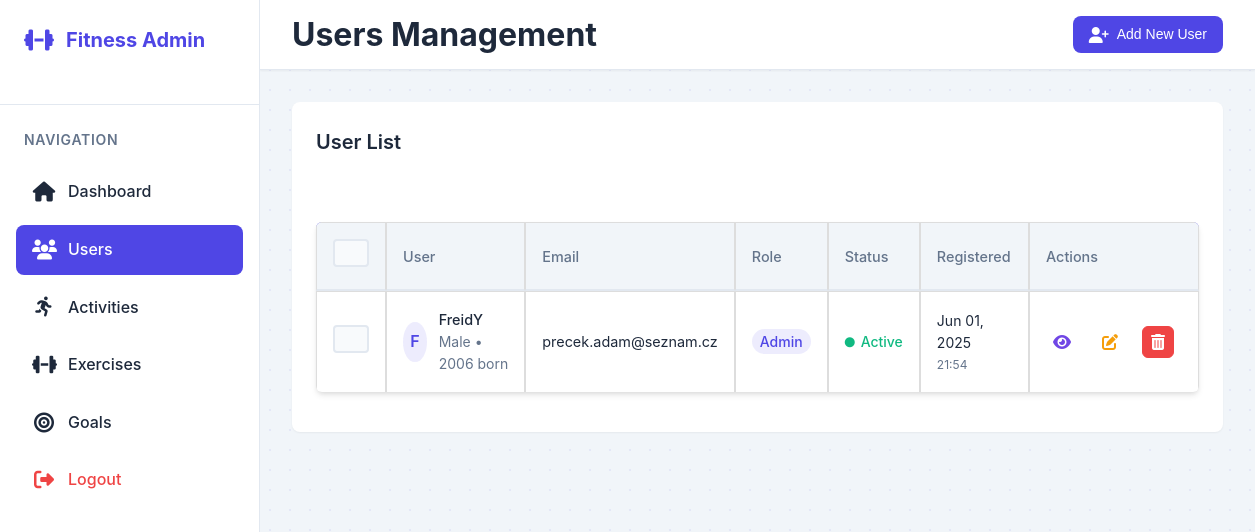
The page /admin/users.php (signed in) on the database its author committed.
### tables this page shows
CREATE TABLE IF NOT EXISTS users (
    id INT AUTO_INCREMENT PRIMARY KEY,
    username VARCHAR(50) NOT NULL UNIQUE,
    email VARCHAR(100) NOT NULL UNIQUE,
    password VARCHAR(255) NOT NULL,
    user_type ENUM('user', 'admin') NOT NULL DEFAULT 'user',
    gender ENUM('male', 'female','other') NOT NULL,
    height DECIMAL(5,2) DEFAULT NULL,
    weight DECIMAL(5,2) DEFAULT NULL,
    date_of_birth DATE DEFAULT NULL,
    created_at TIMESTAMP DEFAULT CURRENT_TIMESTAMP,
    updated_at TIMESTAMP DEFAULT CURRENT_TIMESTAMP ON UPDATE CURRENT_TIMESTAMP
);

### admin/users.php (the view, shortened to what this page needs)
<?php
require_once '../config.php';
$users = [];
$error_message = '';
try {
    $stmt = $pdo->query("SELECT id, username, email, user_type, gender, height, weight, date_of_birth, created_at FROM users ORDER BY created_at DESC");
    $users = $stmt->fetchAll(PDO::FETCH_ASSOC);
} catch (PDOException $e) {
    $error_message = "Error fetching users: " . $e->getMessage();
}
?>
<!DOCTYPE html>
<html lang="en">
<head>
    <link rel="stylesheet" href="../public/css/styles.css">
    <link rel="stylesheet" href="../public/css/admin.css">
    <link rel="stylesheet" href="https://cdnjs.cloudflare.com/ajax/libs/font-awesome/6.5.1/css/all.min.css">
</head>
<body class="admin-body">
    <div class="admin-layout">
        <aside class="admin-sidebar">
            <div class="sidebar-header">
                <h2 class="sidebar-logo">
                    <i class="fas fa-dumbbell"></i>
                    <span>Fitness Admin</span>
                </h2>
            </div>
            <nav class="sidebar-nav">
                <div class="nav-section">
                    <h3 class="nav-title">Navigation</h3>
                    <ul>
                        <li>
                            <a href="index.php">
                                <i class="fas fa-home"></i>
                                <span>Dashboard</span>
                            </a>
                        </li>
                        <li>
                            <a href="users.php" class="active">
                                <i class="fas fa-users"></i>
                                <span>Users</span>
                            </a>
                        </li>
                        <li>
                            <a href="activities.php">
                                <i class="fas fa-running"></i>
                                <span>Activities</span>
                            </a>
                        </li>
                        <li>
                            <a href="exercises.php">
                                <i class="fas fa-dumbbell"></i>
                                <span>Exercises</span>
                            </a>
                        </li>
                        <li>
                            <a href="manage_goals.php">
                                <i class="fas fa-bullseye"></i>
                                <span>Goals</span>
                            </a>
                        </li>
                        <li>
                            <a href="logout.php" class="logout-link">
                                <i class="fas fa-sign-out-alt"></i>
                                <span>Logout</span>
                            </a>
                        </li>
                    </ul>
                </div>
            </nav>
        </aside>
        <main class="admin-main">
            <header class="admin-header">
                <div class="header-content">
                    <h1>Users Management</h1>
                    <div class="header-actions">
                        <button class="btn btn-primary" onclick="location.href='edit_user.php'">
                            <i class="fas fa-user-plus"></i>
                            Add New User
                        </button>
                    </div>
                </div>
            </header>
            <div class="admin-content">
                <div class="content-card">
                    <div class="card-header">
                        <h2>User List</h2>
                    </div>
                    <?php if (empty($users) && !$error_message): ?>
                        <div class="empty-state">
                            <i class="fas fa-users"></i>
                            <p>No users found</p>
                            <button class="btn btn-primary" onclick="location.href='edit_user.php'">Add First User</button>
                        </div>
                    <?php elseif (!$error_message): ?>
                        <div class="table-responsive">
                            <table class="admin-table">
                                <thead>
                                    <tr>
                                        <th>
                                            <input type="checkbox" id="selectAll">
                                        </th>
                                        <th>User</th>
                                        <th>Email</th>
                                        <th>Role</th>
                                        <th>Status</th>
                                        <th>Registered</th>
                                        <th>Actions</th>
                                    </tr>
                                </thead>
                                <tbody>
                                    <?php foreach ($users as $user): ?>
                                        <tr>
                                            <td>
                                                <input type="checkbox" class="user-select" value="<?php echo $user['id']; ?>">
                                            </td>
                                            <td>
                                                <div class="user-info">
                                                    <div class="user-avatar">
                                                        <?php echo strtoupper(substr($user['username'], 0, 1)); ?>
                                                    </div>
                                                    <div class="user-details">
                                                        <span class="user-name"><?php echo htmlspecialchars($user['username']); ?></span>
                                                        <span class="user-meta">
                                                            <?php
                                                            $details = [];
                                                            if ($user['gender']) $details[] = ucfirst($user['gender']);
                                                            if ($user['date_of_birth']) $details[] = date('Y', strtotime($user['date_of_birth'])) . ' born';
                                                            echo htmlspecialchars(implode(' • ', $details));
                                                            ?>
                                                        </span>
                                                    </div>
                                                </div>
                                            </td>
                                            <td><?php echo htmlspecialchars($user['email']); ?></td>
                                            <td>
                                                <span class="badge <?php echo $user['user_type'] === 'admin' ? 'badge-primary' : 'badge-secondary'; ?>">
                                                    <?php echo htmlspecialchars($user['user_type']); ?>
                                                </span>
                                            </td>
                                            <td>
                                                <span class="status-badge status-active">
                                                    <i class="fas fa-circle"></i>
                                                    Active
                                                </span>
                                            </td>
                                            <td>
                                                <div class="date-info">
                                                    <?php
                                                    $date = new DateTime($user['created_at']);
                                                    echo $date->format('M d, Y');
                                                    ?>
                                                    <span class="date-meta">
                                                        <?php echo $date->format('H:i'); ?>
                                                    </span>
                                                </div>
                                            </td>
                                            <td class="actions">
                                                <div class="action-buttons">
                                                    <button class="btn btn-icon btn-info" title="View Details" onclick="location.href='user_details.php?id=<?php echo $user['id']; ?>'">
                                                        <i class="fas fa-eye"></i>
                                                    </button>
                                                    <button class="btn btn-icon btn-warning" title="Edit User" onclick="location.href='edit_user.php?id=<?php echo $user['id']; ?>'">
                                                        <i class="fas fa-edit"></i>
                                                    </button>
                                                    <button class="btn btn-icon btn-danger" title="Delete User" onclick="confirmDelete(<?php echo $user['id']; ?>)">
                                                        <i class="fas fa-trash-alt"></i>
                                                    </button>
                                                </div>
                                            </td>
                                        </tr>
                                    <?php endforeach; ?>
                                </tbody>
                            </table>
                        </div>
                    <?php endif; ?>
                </div>
            </div>
        </main>
    </div>
</body>
</html>

### rows shown on the page
users: username "F", username "FreidY", details "Male • 2006 born", email "precek.adam@seznam.cz", user_type "Admin", created_at "Jun 01, 2025", created_at "21:54"
